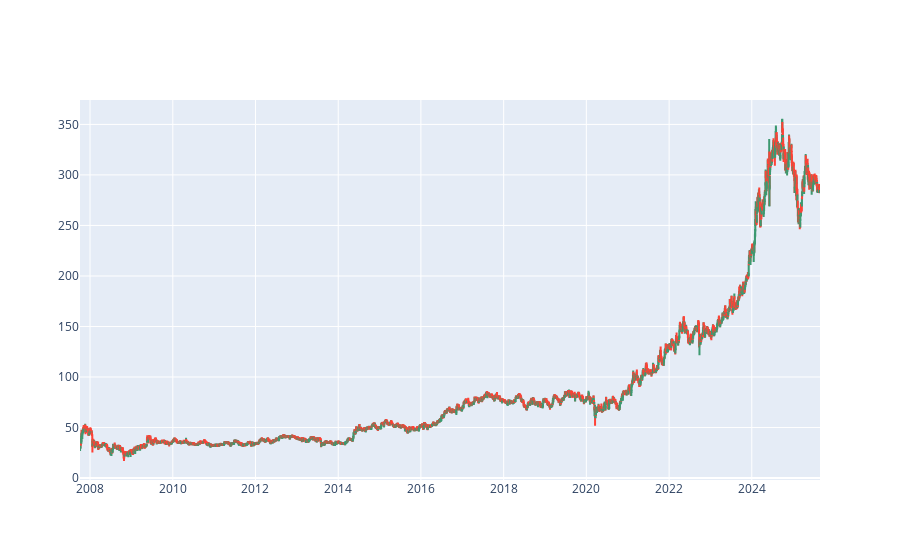

This figure's notebook cell:
### Code cell
# plotly plots
fig = go.Figure(
        data = [go.Candlestick(x=data["Date"],
        open = data["Open"],
        high = data["High"],
        low = data["Low"],
        close = data["Close"]
    )]
)
fig.update_layout(xaxis_rangeslider_visible=False)
fig.show()

### Figure 1 — Plotly figure (JSON) as saved in the notebook; plotly's stock layout.template omitted (floating-point values rounded to 4 significant figures; data arrays with more than 128 entries replaced by an {"elided": "..."} marker saying what was removed)
{"data": [{"close": {"elided": "4411 str values"}, "high": {"elided": "4411 str values"}, "low": {"elided": "4411 str values"}, "open": {"elided": "4411 str values"}, "type": "candlestick", "x": {"elided": "4411 str values"}}], "layout": {"xaxis": {"rangeslider": {"visible": false}}}}
